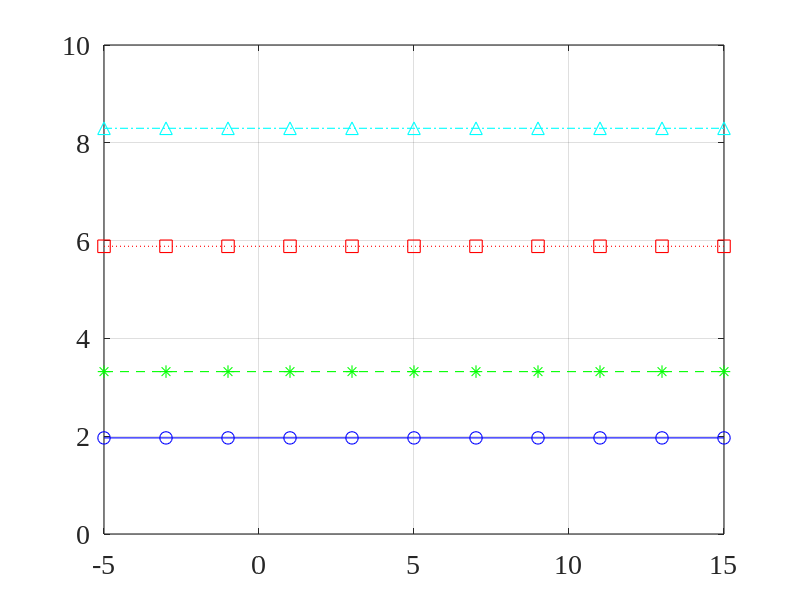
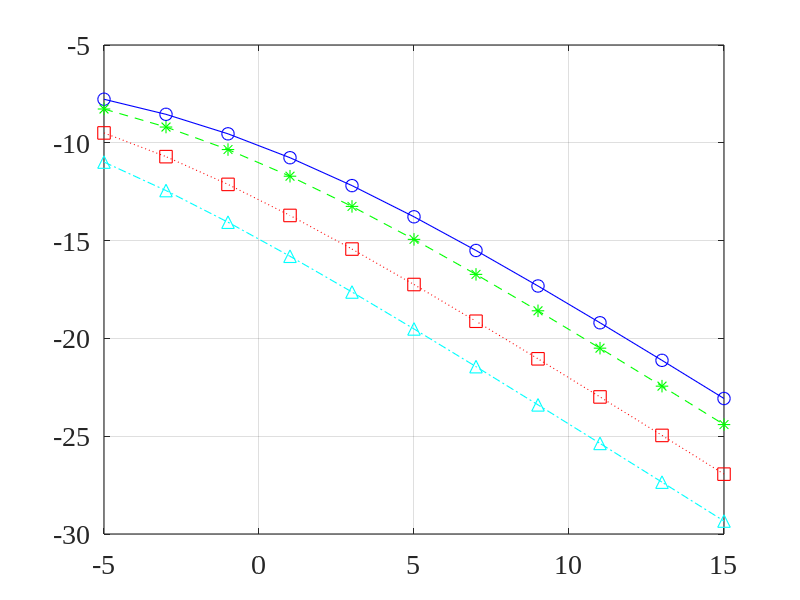
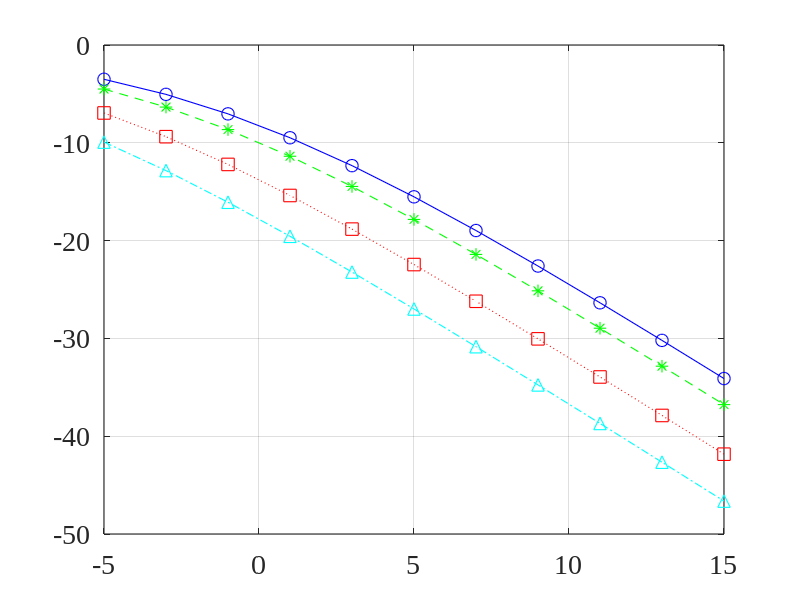

The MATLAB source for these figures, in order:
close all; clc; clear all;
linewd = 0.8;
hcfontsize = 20;
MarkerSize=9;

A0=0.5;
f0=0.1;
theta0=90*pi/180;   % direction of the desired source
theta1=0*pi/180;    % direction of the interference
alpha=0.1;          % ratio between the variance on the white noise and the interference
beta=0.9;
M_values=[10 20 50 100]; % Number of sensors
Rx1=A0^2;

iSNR_db_values=-5:15;  
Gain_dB_values=zeros(length(iSNR_db_values),length(M_values));
MSE_dB_values=zeros(length(iSNR_db_values),length(M_values));
nu_dB_values=zeros(length(iSNR_db_values),length(M_values));
for idxM=1:length(M_values)
    M=M_values(idxM);
    
    Rvw=alpha*eye(M);
    [t1,t2]=meshgrid(1:M,1:M);
    Rvi=beta.^(abs(t1-t2)*cos(theta1));
    Rv0=Rvi+Rvw;
    d=exp(-1i*2*pi*f0*(0:M-1)'*cos(theta0));
    Rx=Rx1*(d*d');
    i_i=[1; zeros(M-1,1)];
    for idxS=1:length(iSNR_db_values)
        iSNR_dB=iSNR_db_values(idxS);
        iSNR=10^(iSNR_dB/10);
        
        sigma_i2=Rx1/(1+alpha)/iSNR;
        Rv=sigma_i2*Rv0;
        Ry=Rx+Rv;
        
        h=Ry\Rx*i_i;  % Wiener filter
        
        oSNR=(h'*Rx*h)/(h'*Rv*h);
        oSNR_dB=10*log10(oSNR);
        Gain_dB_values(idxS,idxM)=oSNR_dB-iSNR_dB;
        
        MSE_dB_values(idxS,idxM)=10*log10( Rx1+h'*Ry*h-h'*Rx*i_i-i_i'*Rx*h );
        
        nu_dB_values(idxS,idxM)=10*log10( (h-i_i)'*Rx*(h-i_i)/Rx1 );
    end
end

figure
plot(iSNR_db_values(1:2:end),Gain_dB_values(1:2:end,1),'-bo','linewidth',linewd, 'MarkerSize',MarkerSize);
hold on
plot(iSNR_db_values(1:2:end),Gain_dB_values(1:2:end,2),'--g*','linewidth',linewd, 'MarkerSize',MarkerSize);
plot(iSNR_db_values(1:2:end),Gain_dB_values(1:2:end,3),':rs','linewidth',linewd, 'MarkerSize',MarkerSize);
plot(iSNR_db_values(1:2:end),Gain_dB_values(1:2:end,4),'-.c^','linewidth',linewd, 'MarkerSize',MarkerSize);
hold off
set(gca, 'Color', [1, 1, 1]); 
set(gca, 'FontName', 'Times New Roman');
set(gca, 'FontSize', hcfontsize);
set(gca, 'LineWidth', linewd); 
box on; grid on;

figure
plot(iSNR_db_values(1:2:end),MSE_dB_values(1:2:end,1),'-bo','linewidth',linewd, 'MarkerSize',MarkerSize);
hold on
plot(iSNR_db_values(1:2:end),MSE_dB_values(1:2:end,2),'--g*','linewidth',linewd, 'MarkerSize',MarkerSize);
plot(iSNR_db_values(1:2:end),MSE_dB_values(1:2:end,3),':rs','linewidth',linewd, 'MarkerSize',MarkerSize);
plot(iSNR_db_values(1:2:end),MSE_dB_values(1:2:end,4),'-.c^','linewidth',linewd, 'MarkerSize',MarkerSize);
hold off
set(gca, 'Color', [1, 1, 1]); 
set(gca, 'FontName', 'Times New Roman');
set(gca, 'FontSize', hcfontsize);
set(gca, 'LineWidth', linewd); 
box on; grid on;

figure
plot(iSNR_db_values(1:2:end),nu_dB_values(1:2:end,1),'-bo','linewidth',linewd, 'MarkerSize',MarkerSize);
hold on
plot(iSNR_db_values(1:2:end),nu_dB_values(1:2:end,2),'--g*','linewidth',linewd, 'MarkerSize',MarkerSize);
plot(iSNR_db_values(1:2:end),nu_dB_values(1:2:end,3),':rs','linewidth',linewd, 'MarkerSize',MarkerSize);
plot(iSNR_db_values(1:2:end),nu_dB_values(1:2:end,4),'-.c^','linewidth',linewd, 'MarkerSize',MarkerSize);
hold off
set(gca, 'Color', [1, 1, 1]); 
set(gca, 'FontName', 'Times New Roman');
set(gca, 'FontSize', hcfontsize);
set(gca, 'LineWidth', linewd); 
box on; grid on;

